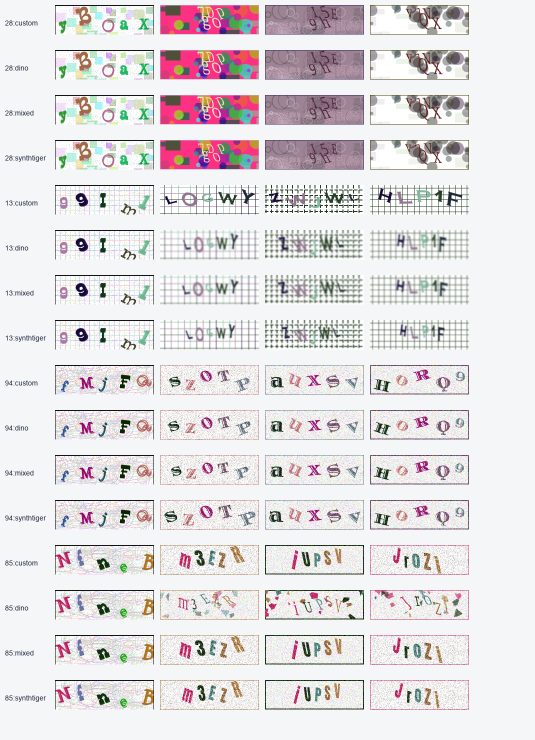
#> input picture Capri/runs/controller_v2_diverse4_cryptbb_20261114/cryptbb_v2_samples.png, 1070 x 1480 px (shown at 1/2 size); its folder holds only this picture in this run
$ python -i utility.py   (imports and definitions only)
#> lines starting #> are read from the running program, lines starting #| are printed output that depends on the picture; after the words box and inside, x2 and y2 are one past the last pixel; in counts of white or black regions, pixels touching at a corner belong together
#> further down, picture is the input picture: shape (1480, 1070, 3); mean B, G, R 224.7, 222.6, 226.2
import logging
import os
import cv2
import numpy as np
import importlib.util
import sys
import subprocess


# [17 lines left out: function get_check_global_params, not called in this run]


def _check_image_file(path):
    img_end = {"jpg", "bmp", "png", "jpeg", "rgb", "tif", "tiff", "gif", "pdf"}
    return any([path.lower().endswith(e) for e in img_end])


# [16 lines left out: function get_image_file_list, not called in this run]


def binarize_img(img):
    if len(img.shape) == 3 and img.shape[2] == 3:
        gray = cv2.cvtColor(img,
                            cv2.COLOR_BGR2GRAY)  # conversion to grayscale image
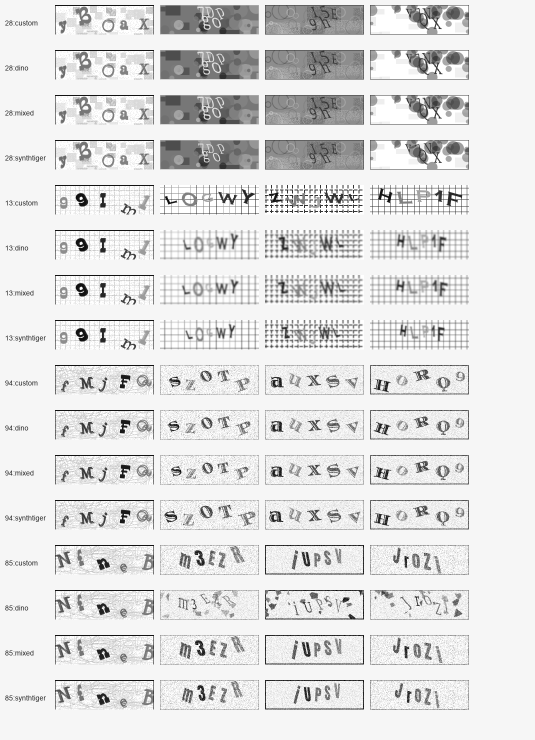
#> gray: shape (1480, 1070) (shown at 1/2 size); min 0, max 255, mean 224.1
        # use cv2 threshold binarization
        _, gray = cv2.threshold(gray, 0, 255,
                                cv2.THRESH_BINARY + cv2.THRESH_OTSU)
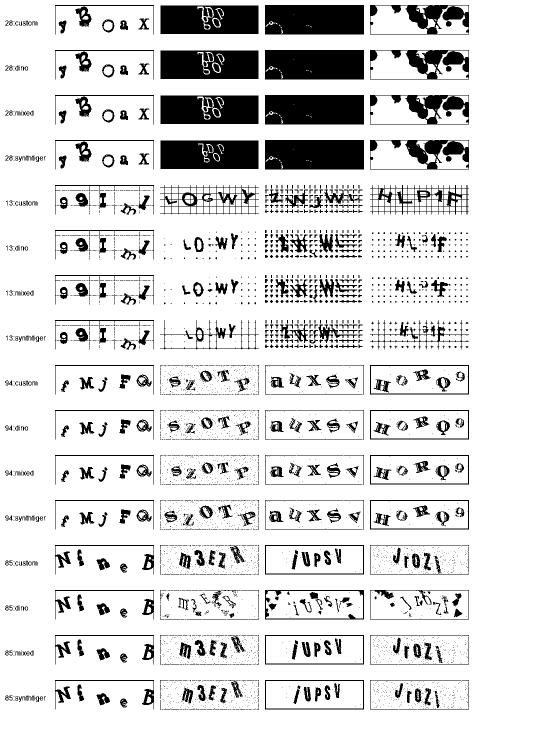
#> gray: shape (1480, 1070) (shown at 1/2 size); 85.9% white; 3859 black regions (3188 under 20 px), largest, box (x1, y1, x2, y2) and area: (530, 280, 728, 339) 11577, (530, 10, 728, 69) 11576, (530, 100, 728, 159) 11576
        img = cv2.cvtColor(gray, cv2.COLOR_GRAY2BGR)
    return img


# [84 lines left out: functions alpha_to_color, check_and_read, load_vqa_bio_label_maps, check_install, not called in this run]


class AverageMeter:
    def __init__(self):
        self.reset()

    # [13 lines left out: functions reset, update, not called in this run]

>>> import cv2
>>> picture = cv2.imread('../../../../../../../../Capri/runs/controller_v2_diverse4_cryptbb_20261114/cryptbb_v2_samples.png')
>>> result = binarize_img(picture)
